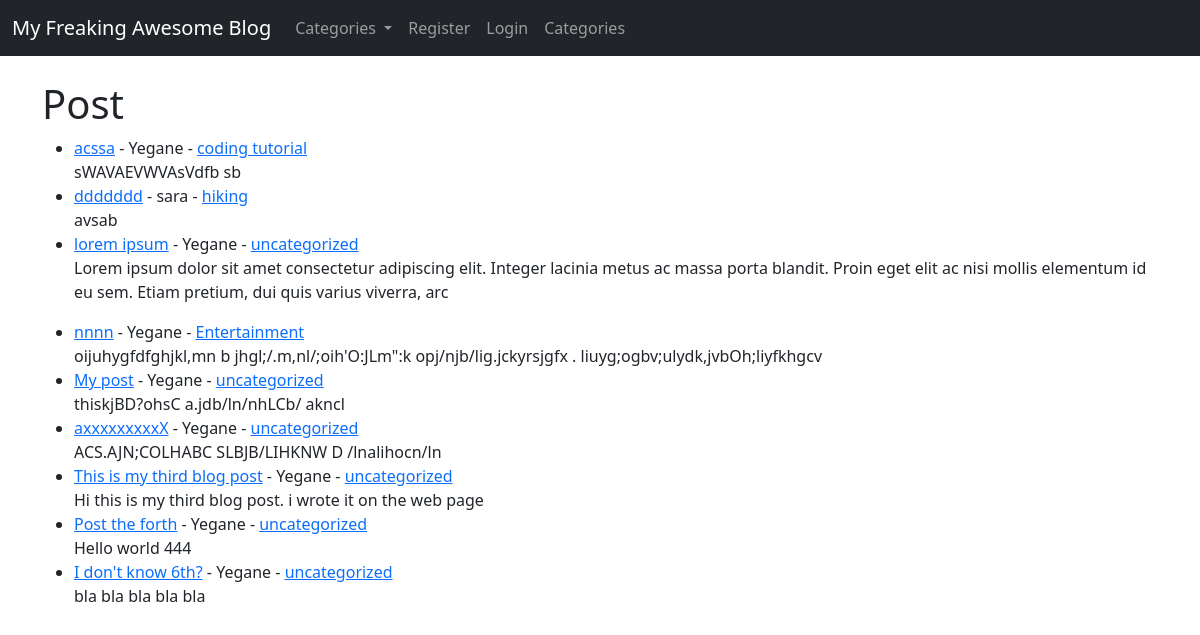
The page / on the database its author committed.
### theblog/models.py (models this page shows, shortened)
class Post(models.Model):
    title = models.CharField(max_length=255)
    title_tag = models.CharField(max_length=255)
    author = models.ForeignKey(User, on_delete=models.CASCADE)
    body = models.TextField()
    post_date = models.DateField(auto_now_add=True)
    category = models.CharField(max_length=255, default="uncategorized")

### theblog/views.py (the view)
# urls.py: path("", HomeView.as_view(), name="home"),
class HomeView(ListView):
    model = Post
    template_name = "home.html"
    ordering = ["-post_date"]

### theblog/templates/home.html (shortened to what this page needs)
{% extends 'base.html' %}
{% block content %}
<h1>Post</h1>
<ul>
{% for post in object_list %}
    <li><a href="{% url 'article-detail' post.pk %}">{{ post.title }}</a> - {{ post.author.first_name }} -
        <a href="{% url 'category' post.category|slugify %}">{{ post.category }}</a>
        <br/>
        {{ post.body | slice:":200" | safe}}
    </li>
{% endfor %}
</ul>
{% endblock %}

### theblog/templates/base.html (shortened to what this page needs)
<!doctype html>
<html lang="en">
  <head>
    <link href="https://cdn.jsdelivr.net/npm/bootstrap@5.3.0/dist/css/bootstrap.min.css" rel="stylesheet">
  </head>
  </head>
  <body>
    <nav class="navbar navbar-expand-lg navbar-dark bg-dark">
  <div class="container-fluid">
    <a class="navbar-brand" href="{% url 'home' %}">My Freaking Awesome Blog</a>
    <div class="collapse navbar-collapse" id="navbarSupportedContent">
      <ul class="navbar-nav me-auto mb-2 mb-lg-0">
        <li class="nav-item dropdown">
          <a class="nav-link dropdown-toggle" href="#" role="button" data-bs-toggle="dropdown" aria-expanded="false">
            Categories
          </a>
        </li>
        {% if user.is_authenticated %}
          <li class="nav-item">
            <a class="nav-link" href="{% url 'add_post' %}">Add Post</a>
          </li>
          <li>
            <a class="nav-link" href="{% url 'logout' %}">Logout</a>
          </li>
          <li>
            <a class="nav-link" href="{% url 'add_category' %}">Add Category</a>
          </li>
          <li>
          <a class="nav-link" href="{% url 'all_category' %}">Categories</a>
          </li>
        {% else %}
          <li>
            <a class="nav-link" href="{% url 'register' %}">Register</a>
          </li>
          <li>
            <a class="nav-link" href="{% url 'login' %}">Login</a>
          </li>
          <li>
            <a class="nav-link" href="{% url 'all_category' %}">Categories</a>
          </li>
        {% endif %}
      </ul>
    </div>
  </div>
</nav>
    <br/>
    <div class="container">
        {% block content %}
        {% endblock %}
    </div>
  </body>
  </body>
</html>

### rows shown on the page
Post: title "acssa", author.first_name "Yegane", category "coding tutorial", body "sWAVAEVWVAsVdfb sb"
Post: title "ddddddd", author.first_name "sara", category "hiking", body "avsab"
Post: title "lorem ipsum", author.first_name "Yegane", category "uncategorized", body "Lorem ipsum dolor sit amet consectetur adipiscing elit. Integer lacinia metus ac massa porta blandit. Proin eget elit ac nisi mollis elementum id eu sem. Etiam pretium, dui quis varius viverra, arc"
Post: title "nnnn", author.first_name "Yegane", category "Entertainment", body "oijuhygfdfghjkl,mn b jhgl;/.m,nl/;oih'O:JLm\":k opj/njb/lig.jckyrsjgfx . liuyg;ogbv;ulydk,jvbOh;liyfkhgcv"
Post: title "My post", author.first_name "Yegane", category "uncategorized", body "thiskjBD?ohsC a.jdb/ln/nhLCb/ akncl"
Post: title "axxxxxxxxxX", author.first_name "Yegane", category "uncategorized", body "ACS.AJN;COLHABC SLBJB/LIHKNW D /lnalihocn/ln"
Post: title "This is my third blog post", author.first_name "Yegane", category "uncategorized", body "Hi this is my third blog post. i wrote it on the web page"
Post: title "Post the forth", author.first_name "Yegane", category "uncategorized", body "Hello world 444"
Post: title "I don't know 6th?", author.first_name "Yegane", category "uncategorized", body "bla bla bla bla bla"
